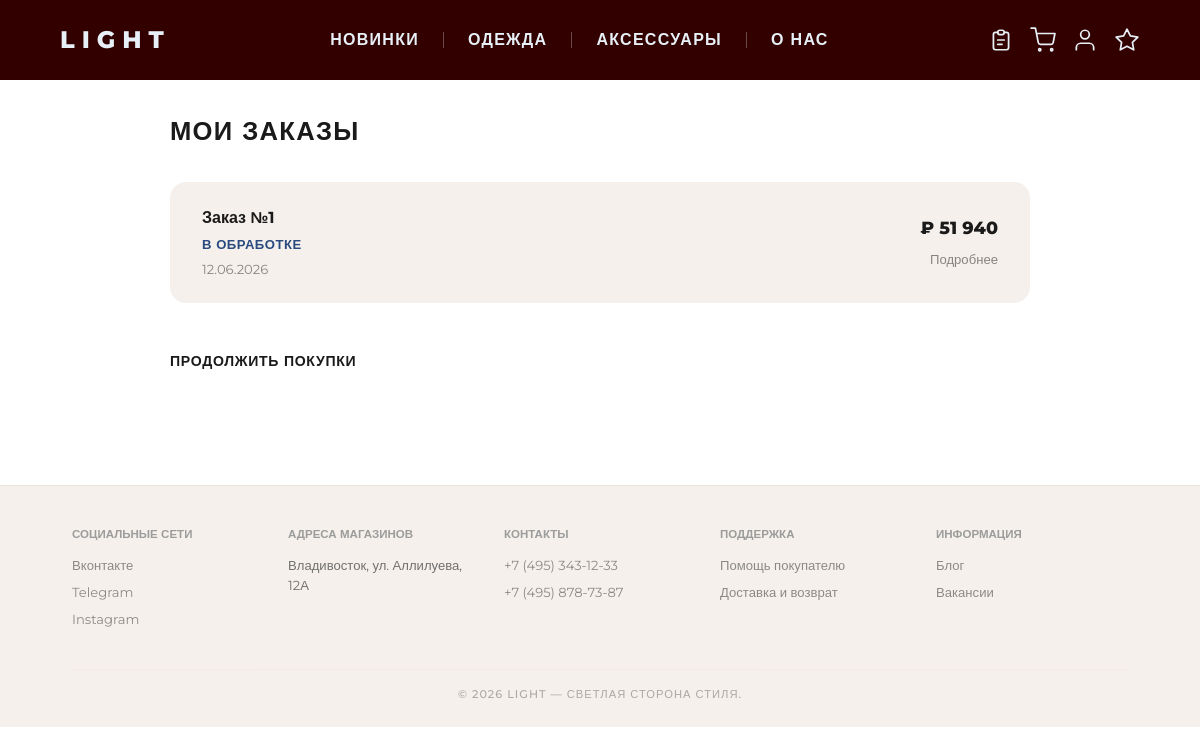
Page /orders.php (signed in) on the committed database.
### tables this page shows
CREATE TABLE `orders` (
  `id` int UNSIGNED NOT NULL,
  `user_id` int UNSIGNED NOT NULL,
  `status_id` int UNSIGNED NOT NULL DEFAULT '1',
  `total` decimal(10,2) NOT NULL DEFAULT '0.00',
  `created_at` datetime NOT NULL DEFAULT CURRENT_TIMESTAMP,
  `updated_at` datetime NOT NULL DEFAULT CURRENT_TIMESTAMP ON UPDATE CURRENT_TIMESTAMP,
  `customer_name` varchar(100) NOT NULL DEFAULT '',
  `customer_phone` varchar(20) NOT NULL DEFAULT ''
);

### includes/orders.php (called while the page is built, shortened)
<?php
function order_get_by_user(int $user_id): array
{
    $pdo = db();
    $stmt = $pdo->prepare("
        SELECT o.id, o.total, o.created_at, o.customer_name, o.customer_phone, os.name AS status
        FROM orders o
        JOIN order_statuses os ON os.id = o.status_id
        WHERE o.user_id = ?
        ORDER BY o.created_at DESC
    ");
    $stmt->execute([$user_id]);
    return $stmt->fetchAll();
}

### includes/security.php (called while the page is built, shortened)
<?php
function e(string $str): string {
    return htmlspecialchars($str, ENT_QUOTES | ENT_SUBSTITUTE, 'UTF-8');
}

### orders.php (the view, shortened to what this page needs)
<?php
require_once ROOT . '/includes/security.php';
require_once ROOT . '/includes/orders.php';
$orders = order_get_by_user($_SESSION['user_id']);
function status_label(string $s): array {
    return [
        'processing' => ['В обработке', '#2a4a7f'],
        'accepted'   => ['Принят',      '#8b5e00'],
        'assembled'  => ['Собран',      '#1a6b3a'],
        'received'   => ['Получен',     '#7c7c7c'],
        'cancelled'  => ['Отменён',     '#7a1a1a'],
    ][$s] ?? [$s, '#888'];
}
include ROOT . '/includes/header.php';
?>
<main class="orders-page">
    <div class="orders-inner">
        <h1 class="orders-title">Мои заказы</h1>
        <?php if (empty($orders)): ?>
            <div class="empty-state">
                <div class="empty-state__icon">
                    <svg viewBox="0 0 24 24" fill="none" stroke="currentColor"
                         stroke-width="1.2" stroke-linecap="round" stroke-linejoin="round">
                        <path d="M9 5H7a2 2 0 0 0-2 2v12a2 2 0 0 0 2 2h10a2 2 0 0 0 2-2V7a2 2 0 0 0-2-2h-2"/>
                        <rect x="9" y="3" width="6" height="4" rx="2"/>
                        <line x1="9" y1="12" x2="15" y2="12"/>
                        <line x1="9" y1="16" x2="13" y2="16"/>
                    </svg>
                </div>
                <p class="empty-state__text">Заказов пока нет</p>
                <a href="/index.php" class="empty-state__btn">Перейти на главную</a>
            </div>
        <?php else: ?>
            <div class="orders-list">
                <?php foreach ($orders as $order):
                    [$label, $color] = status_label($order['status']);
                ?>
                    <div class="order-card">
                        <div class="order-card__left">
                            <div class="order-card__number">Заказ №<?= (int)$order['id'] ?></div>
                                <span class="order-status" style="color:<?= $color ?>">
                                    <?= e($label) ?>
                                </span>
                            <div class="order-card__date">
                                <?= date('d.m.Y', strtotime($order['created_at'])) ?>
                            </div>
                        </div>
                            <div class="order-card__right">
                                <div class="order-card__total">
                                    ₽ <?= number_format((float)$order['total'], 0, '.', ' ') ?>
                                </div>
                                    <a href="/order.php?id=<?= (int)$order['id'] ?>"
                                        class="order-card__btn">Подробнее</a>
                                    </div>
                                </div>
                <?php endforeach; ?>
            </div>
            <a href="/catalog.php" class="orders-back">Продолжить покупки</a>
        <?php endif; ?>
    </div>
</main>
<?php include ROOT . '/includes/footer.php'; ?>

### assets/css/style.css (style rules this page uses)
*, *::before, *::after { margin: 0; padding: 0; box-sizing: border-box; }
:root { --page-bg: #FFFFFF; --header-bg: #330000; --header-text: #E7F0F7; --main-text: #1A1A1A; --accent-blue: #A2D8F4; --accent-blue-dark: #7bbfe0; --border-light: #3300001f; }
body { background-color: var(--page-bg); color: var(--main-text); font-family: "Montserrat", sans-serif; font-weight: 400; line-height: 1.5; scroll-behavior: smooth; }
a { text-decoration: none; color: inherit; }
.orders-page, .order-page { padding: 0 4% 5rem; }
.orders-inner { max-width: 860px; margin: 0 auto; }
.orders-title { font-size: 1.6rem; font-weight: 800; text-transform: uppercase; letter-spacing: 0.05em; color: var(--main-text); margin-bottom: 2rem; padding-top: 2rem; }
.orders-list { display: flex; flex-direction: column; gap: 1rem; margin-bottom: 2rem; }
.order-card { display: flex; align-items: center; justify-content: space-between; gap: 1.5rem; padding: 1.5rem 2rem; background: #F5F0EB; border-radius: 16px; transition: transform 0.2s; }
.order-card__left { flex: 1; display: flex; flex-direction: column; gap: 0.3rem; }
.order-card__number { font-size: 1rem; font-weight: 700; color: var(--main-text); }
.order-card__date { font-size: 0.82rem; color: var(--main-text); opacity: 0.5; }
.order-card__right { flex: 0 0 auto; display: flex; flex-direction: column; align-items: flex-end; gap: 0.5rem; }
.order-card__total { font-size: 1.1rem; font-weight: 800; color: var(--main-text); }
.order-status { font-size: 0.82rem; font-weight: 700; text-transform: uppercase; letter-spacing: 0.5px; }
.order-card__btn { font-size: 0.82rem; color: var(--main-text); opacity: 0.5; text-decoration: none; padding-bottom: 1px; transition: opacity 0.2s; }
.orders-back { display: inline-block; font-size: 0.88rem; font-weight: 700; text-transform: uppercase; letter-spacing: 0.05em; color: var(--main-text); text-decoration: none; margin-top: 1rem; transition: opacity 0.2s; }

### rows in the picture
orders: id "1", label "В ОБРАБОТКЕ", created_at "12.06.2026", total "51 940"
